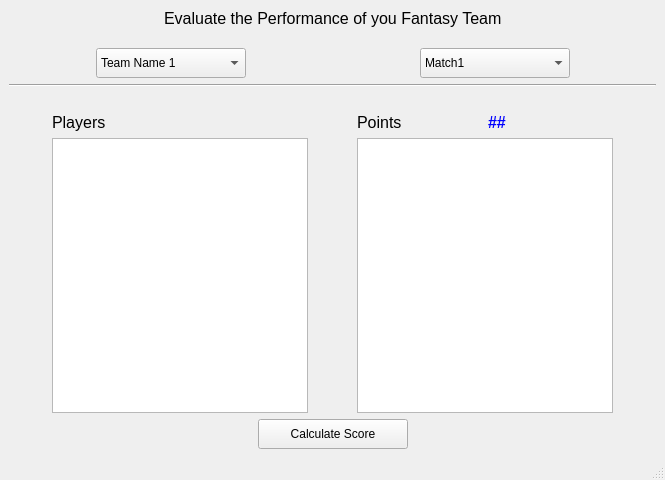
<?xml version="1.0" encoding="UTF-8"?>
<ui version="4.0">
 <class>MainWindow</class>
 <widget class="QMainWindow" name="MainWindow">
  <property name="geometry">
   <rect>
    <x>0</x>
    <y>0</y>
    <width>665</width>
    <height>480</height>
   </rect>
  </property>
  <property name="windowTitle">
   <string>MainWindow</string>
  </property>
  <widget class="QWidget" name="centralwidget">
   <layout class="QVBoxLayout" name="verticalLayout_5">
    <item>
     <layout class="QHBoxLayout" name="horizontalLayout_8">
      <item>
       <spacer name="horizontalSpacer_19">
        <property name="orientation">
         <enum>Qt::Horizontal</enum>
        </property>
        <property name="sizeHint" stdset="0">
         <size>
          <width>40</width>
          <height>20</height>
         </size>
        </property>
       </spacer>
      </item>
      <item>
       <widget class="QLabel" name="Head_Label_2">
        <property name="text">
         <string>&lt;html&gt;&lt;head/&gt;&lt;body&gt;&lt;p&gt;&lt;span style=&quot; font-size:12pt;&quot;&gt;Evaluate the Performance of you Fantasy Team&lt;/span&gt;&lt;/p&gt;&lt;/body&gt;&lt;/html&gt;</string>
        </property>
       </widget>
      </item>
      <item>
       <spacer name="horizontalSpacer_20">
        <property name="orientation">
         <enum>Qt::Horizontal</enum>
        </property>
        <property name="sizeHint" stdset="0">
         <size>
          <width>40</width>
          <height>20</height>
         </size>
        </property>
       </spacer>
      </item>
     </layout>
    </item>
    <item>
     <spacer name="verticalSpacer">
      <property name="orientation">
       <enum>Qt::Vertical</enum>
      </property>
      <property name="sizeType">
       <enum>QSizePolicy::Fixed</enum>
      </property>
      <property name="sizeHint" stdset="0">
       <size>
        <width>17</width>
        <height>13</height>
       </size>
      </property>
     </spacer>
    </item>
    <item>
     <layout class="QHBoxLayout" name="horizontalLayout_7">
      <item>
       <spacer name="horizontalSpacer_16">
        <property name="orientation">
         <enum>Qt::Horizontal</enum>
        </property>
        <property name="sizeHint" stdset="0">
         <size>
          <width>40</width>
          <height>20</height>
         </size>
        </property>
       </spacer>
      </item>
      <item>
       <widget class="QComboBox" name="comboBox_3">
        <property name="minimumSize">
         <size>
          <width>150</width>
          <height>30</height>
         </size>
        </property>
        <item>
         <property name="text">
          <string>Team Name 1</string>
         </property>
        </item>
        <item>
         <property name="text">
          <string>Team Name 2</string>
         </property>
        </item>
       </widget>
      </item>
      <item>
       <spacer name="horizontalSpacer_17">
        <property name="orientation">
         <enum>Qt::Horizontal</enum>
        </property>
        <property name="sizeHint" stdset="0">
         <size>
          <width>168</width>
          <height>20</height>
         </size>
        </property>
       </spacer>
      </item>
      <item>
       <widget class="QComboBox" name="comboBox_4">
        <property name="minimumSize">
         <size>
          <width>150</width>
          <height>30</height>
         </size>
        </property>
        <item>
         <property name="text">
          <string>Match1</string>
         </property>
        </item>
        <item>
         <property name="text">
          <string>Match2</string>
         </property>
        </item>
       </widget>
      </item>
      <item>
       <spacer name="horizontalSpacer_18">
        <property name="orientation">
         <enum>Qt::Horizontal</enum>
        </property>
        <property name="sizeHint" stdset="0">
         <size>
          <width>40</width>
          <height>20</height>
         </size>
        </property>
       </spacer>
      </item>
     </layout>
    </item>
    <item>
     <widget class="Line" name="line">
      <property name="orientation">
       <enum>Qt::Horizontal</enum>
      </property>
     </widget>
    </item>
    <item>
     <spacer name="verticalSpacer_2">
      <property name="orientation">
       <enum>Qt::Vertical</enum>
      </property>
      <property name="sizeType">
       <enum>QSizePolicy::Fixed</enum>
      </property>
      <property name="sizeHint" stdset="0">
       <size>
        <width>15</width>
        <height>20</height>
       </size>
      </property>
     </spacer>
    </item>
    <item>
     <layout class="QHBoxLayout" name="horizontalLayout_6">
      <item>
       <spacer name="horizontalSpacer_13">
        <property name="orientation">
         <enum>Qt::Horizontal</enum>
        </property>
        <property name="sizeHint" stdset="0">
         <size>
          <width>40</width>
          <height>20</height>
         </size>
        </property>
       </spacer>
      </item>
      <item>
       <layout class="QVBoxLayout" name="verticalLayout_3">
        <item>
         <widget class="QLabel" name="label_4">
          <property name="text">
           <string>&lt;html&gt;&lt;head/&gt;&lt;body&gt;&lt;p&gt;&lt;span style=&quot; font-size:12pt;&quot;&gt;Players&lt;/span&gt;&lt;/p&gt;&lt;/body&gt;&lt;/html&gt;</string>
          </property>
         </widget>
        </item>
        <item>
         <widget class="QListWidget" name="listWidget_3">
          <property name="minimumSize">
           <size>
            <width>200</width>
            <height>0</height>
           </size>
          </property>
         </widget>
        </item>
       </layout>
      </item>
      <item>
       <spacer name="horizontalSpacer_14">
        <property name="orientation">
         <enum>Qt::Horizontal</enum>
        </property>
        <property name="sizeHint" stdset="0">
         <size>
          <width>40</width>
          <height>20</height>
         </size>
        </property>
       </spacer>
      </item>
      <item>
       <layout class="QVBoxLayout" name="verticalLayout_4">
        <item>
         <layout class="QHBoxLayout" name="Team_Points_2">
          <item>
           <widget class="QLabel" name="label_5">
            <property name="text">
             <string>&lt;html&gt;&lt;head/&gt;&lt;body&gt;&lt;p&gt;&lt;span style=&quot; font-size:12pt;&quot;&gt;Points&lt;/span&gt;&lt;/p&gt;&lt;/body&gt;&lt;/html&gt;</string>
            </property>
           </widget>
          </item>
          <item>
           <widget class="QLabel" name="label_6">
            <property name="text">
             <string>&lt;html&gt;&lt;head/&gt;&lt;body&gt;&lt;p&gt;&lt;span style=&quot; font-size:12pt; font-weight:600; color:#0000ff;&quot;&gt;##&lt;/span&gt;&lt;/p&gt;&lt;/body&gt;&lt;/html&gt;</string>
            </property>
           </widget>
          </item>
         </layout>
        </item>
        <item>
         <widget class="QListWidget" name="listWidget_4"/>
        </item>
       </layout>
      </item>
      <item>
       <spacer name="horizontalSpacer_15">
        <property name="orientation">
         <enum>Qt::Horizontal</enum>
        </property>
        <property name="sizeHint" stdset="0">
         <size>
          <width>40</width>
          <height>20</height>
         </size>
        </property>
       </spacer>
      </item>
     </layout>
    </item>
    <item>
     <layout class="QHBoxLayout" name="horizontalLayout_5">
      <item>
       <spacer name="horizontalSpacer_11">
        <property name="orientation">
         <enum>Qt::Horizontal</enum>
        </property>
        <property name="sizeHint" stdset="0">
         <size>
          <width>40</width>
          <height>20</height>
         </size>
        </property>
       </spacer>
      </item>
      <item>
       <widget class="QPushButton" name="pushButton_2">
        <property name="minimumSize">
         <size>
          <width>150</width>
          <height>30</height>
         </size>
        </property>
        <property name="text">
         <string>Calculate Score</string>
        </property>
       </widget>
      </item>
      <item>
       <spacer name="horizontalSpacer_12">
        <property name="orientation">
         <enum>Qt::Horizontal</enum>
        </property>
        <property name="sizeHint" stdset="0">
         <size>
          <width>40</width>
          <height>20</height>
         </size>
        </property>
       </spacer>
      </item>
     </layout>
    </item>
   </layout>
  </widget>
  <widget class="QMenuBar" name="menubar">
   <property name="geometry">
    <rect>
     <x>0</x>
     <y>0</y>
     <width>665</width>
     <height>21</height>
    </rect>
   </property>
  </widget>
  <widget class="QStatusBar" name="statusbar"/>
 </widget>
 <resources/>
 <connections/>
</ui>
